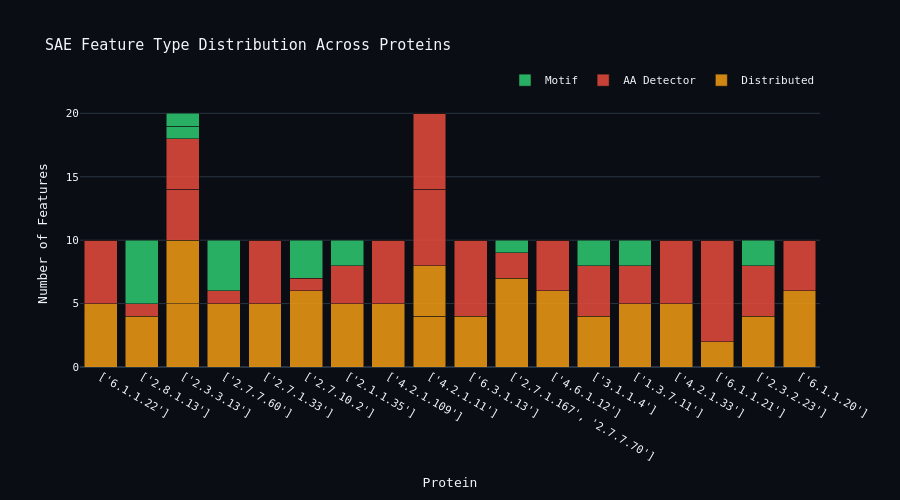

Notebook code cell kept with this figure:
### Code cell
data = load_data(data_path)
print(f"Loaded {len(data)} proteins")

# Generate all plots
print("\n1. Feature type distribution...")
plot_feature_type_distribution(data, f"{output_dir}/plot1_feature_types.png")

### Figure 1 — Plotly figure (JSON) as saved in the notebook; plotly's stock layout.template omitted (floating-point values rounded to 4 significant figures)
{"data": [{"marker": {"color": "#f39c12"}, "name": "Distributed", "opacity": 0.85, "type": "bar", "x": ["['6.1.1.22']", "['2.8.1.13']", "['2.3.3.13']", "['2.3.3.13']", "['2.7.7.60']", "['2.7.1.33']", "['2.7.10.2']", "['2.1.1.35']", "['4.2.1.109']", "['4.2.1.11']", "['4.2.1.11']", "['6.3.1.13']", "['2.7.1.167', '2.7.7.70']", "['4.6.1.12']", "['3.1.1.4']", "['1.3.7.11']", "['4.2.1.33']", "['6.1.1.21']", "['2.3.2.23']", "['6.1.1.20']"], "y": [5, 4, 5, 5, 5, 5, 6, 5, 5, 4, 4, 4, 7, 6, 4, 5, 5, 2, 4, 6]}, {"marker": {"color": "#e74c3c"}, "name": "AA Detector", "opacity": 0.85, "type": "bar", "x": ["['6.1.1.22']", "['2.8.1.13']", "['2.3.3.13']", "['2.3.3.13']", "['2.7.7.60']", "['2.7.1.33']", "['2.7.10.2']", "['2.1.1.35']", "['4.2.1.109']", "['4.2.1.11']", "['4.2.1.11']", "['6.3.1.13']", "['2.7.1.167', '2.7.7.70']", "['4.6.1.12']", "['3.1.1.4']", "['1.3.7.11']", "['4.2.1.33']", "['6.1.1.21']", "['2.3.2.23']", "['6.1.1.20']"], "y": [5, 1, 4, 4, 1, 5, 1, 3, 5, 6, 6, 6, 2, 4, 4, 3, 5, 8, 4, 4]}, {"marker": {"color": "#2ecc71"}, "name": "Motif", "opacity": 0.85, "type": "bar", "x": ["['6.1.1.22']", "['2.8.1.13']", "['2.3.3.13']", "['2.3.3.13']", "['2.7.7.60']", "['2.7.1.33']", "['2.7.10.2']", "['2.1.1.35']", "['4.2.1.109']", "['4.2.1.11']", "['4.2.1.11']", "['6.3.1.13']", "['2.7.1.167', '2.7.7.70']", "['4.6.1.12']", "['3.1.1.4']", "['1.3.7.11']", "['4.2.1.33']", "['6.1.1.21']", "['2.3.2.23']", "['6.1.1.20']"], "y": [0, 5, 1, 1, 4, 0, 3, 2, 0, 0, 0, 0, 1, 0, 2, 2, 0, 0, 2, 0]}], "layout": {"barmode": "stack", "font": {"family": "monospace", "size": 11}, "height": 500, "legend": {"orientation": "h", "x": 1, "xanchor": "right", "y": 1.02, "yanchor": "bottom"}, "paper_bgcolor": "#0a0e14", "plot_bgcolor": "#0a0e14", "title": {"text": "SAE Feature Type Distribution Across Proteins"}, "width": 900, "xaxis": {"title": {"text": "Protein"}}, "yaxis": {"title": {"text": "Number of Features"}}}}
